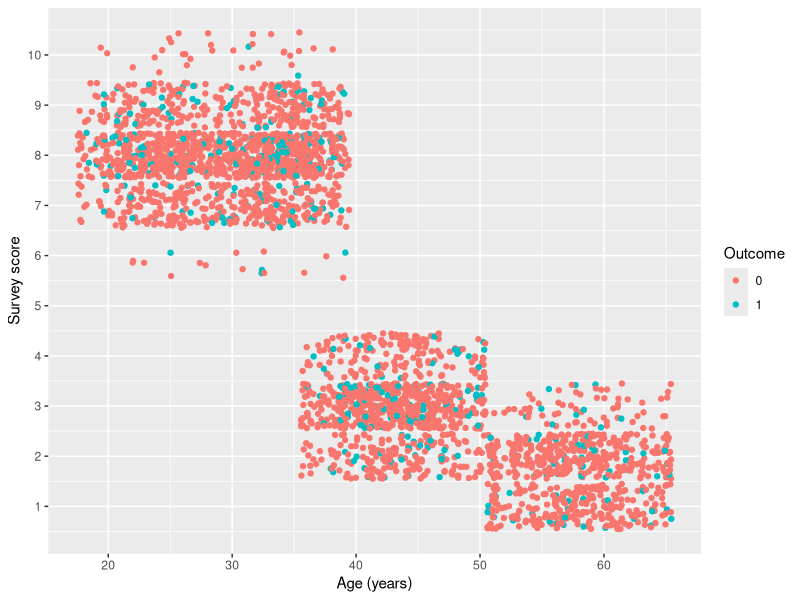
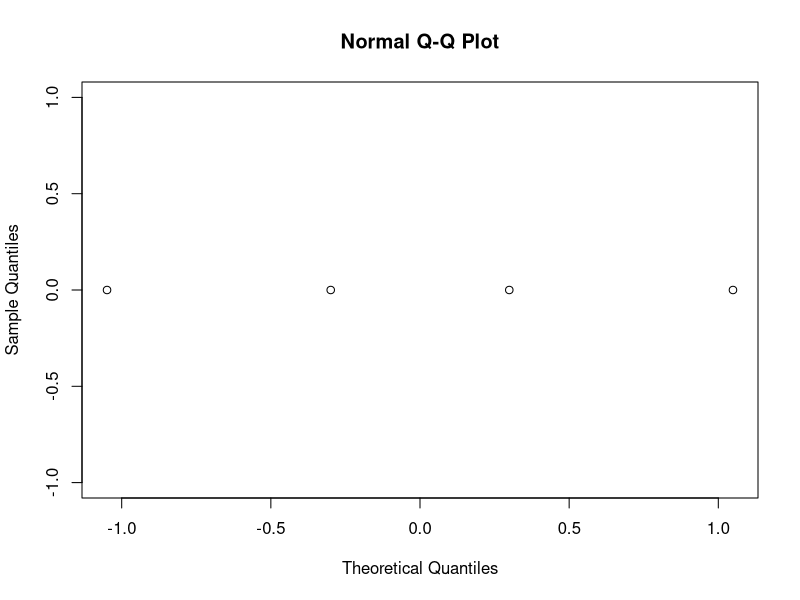
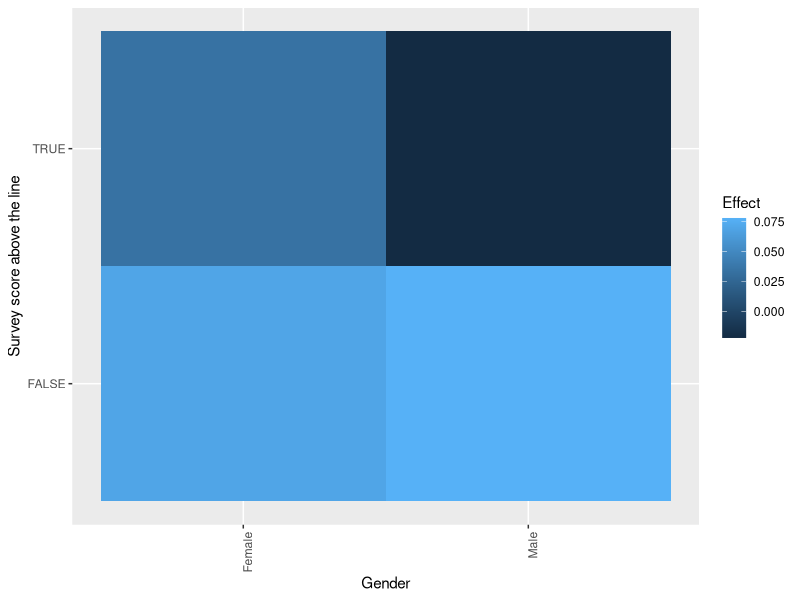

Reproduce these figures in R, in order.
## ---- chunk 1
knitr::opts_chunk$set(warning = FALSE, message = FALSE)
## ---- chunk 2
library(ggplot2)  # for data visualisation 
library(magrittr) # for pipes 
library(dplyr)    # for data wrangling 
library(pwr)      # for determining sample size
library(purrr)    # for applying test to multiple subgroups
library(knitr)    # for kable()
## ---- chunk 3
customers_df <- read.csv("gym_customers_ab.csv")

# we inspect the first 10 rows
knitr::kable(head(customers_df, 10))
## ---- chunk 4
int_breaks_rounded <- function(x, n = 10) pretty(x, n)[round(pretty(x, n), 1) %% 1 == 0]

gg <- ggplot()
gg <- gg + geom_point(position = position_jitter(width = 0.45,
                                                 height = 0.45), 
                      aes(x = customers_df$age,
                          y = customers_df$survey_score,
                          colour = factor(customers_df$outcome)))
gg <- gg + scale_y_continuous(breaks = int_breaks_rounded )
gg <- gg + labs(x = 'Age (years)', y = 'Survey score',
                colour = 'Outcome')
gg

## ---- chunk 5
# count the numbers in each demographic category based on the A/B group
check_a_df <- customers_df %>% 
  filter(group == 'A') %>% 
  select(gender, above) %>% 
  group_by(gender, above) %>% 
  mutate(n_a = n()) %>% 
  distinct()

check_b_df <- customers_df %>% 
  filter(group == 'B') %>% 
  select(gender, above) %>% 
  group_by(gender, above) %>% 
  mutate(n_b = n()) %>% 
  distinct()

# total numbers in each group
n_total_a <- sum(customers_df$group == 'A')
n_total_b <- sum(customers_df$group == 'B')

# proportions in each demographic
check_a_df$p_a <- check_a_df$n_a / n_total_a
check_b_df$p_b <- check_b_df$n_b / n_total_b

# join on demo categories
check_df <- inner_join(check_a_df, check_b_df)

# calculate the difference in proportions
check_df$diff <- check_df$p_a - check_df$p_b

# if there is no bias aside from sampling noise then the difference 
# should be small and normally distributed
qqnorm(y = check_df$diff)

## ---- chunk 6
cond_A <- customers_df$group == 'A'
cond_B <- customers_df$group == 'B'

print('Outcome breakdown:')
cat(paste('A:', sum(customers_df$outcome[cond_A]) / sum(cond_A)))
cat(paste('B:', sum(customers_df$outcome[cond_B]) / sum(cond_B)))
## ---- chunk 7

# prepare data for group A
g_a <- customers_df %>% 
  filter(group == 'A') %>% 
  ungroup() %>% 
  select(gender, above, outcome) %>% 
  group_by(gender, above) %>%
  mutate(n_a = n(), n_a_o = sum(outcome)) %>% 
  select(gender, above, n_a, n_a_o) %>%
  distinct()

g_a$p_a <- g_a$n_a_o / g_a$n_a

g_b <- customers_df %>% 
  filter(group == 'B') %>% 
  ungroup() %>% 
  select(gender, above, outcome) %>% 
  group_by(gender, above) %>%
  mutate(n_b = n(), n_b_o = sum(outcome)) %>% 
  select(gender, above, n_b, n_b_o) %>%
  distinct()

g_b$p_b <- g_b$n_b_o / g_b$n_b

# effect comparison: join on all common column names
effect_comp_df <- inner_join(g_a, g_b)

effect_comp_df$effect <- effect_comp_df$p_b - effect_comp_df$p_a

effect_comp_df$p_value <- pmap(effect_comp_df,
                               ~{prop.test(x = c(..4, ..7), 
                                 n = c(..3, ..6), 
                                 alternative = "less", 
                                 correct = "FALSE")$p.value})

# round values to fit table output
effect_comp_df$p_a <- round(effect_comp_df$p_a, 3)
effect_comp_df$p_b <- round(effect_comp_df$p_b, 3)
effect_comp_df$effect <- round(effect_comp_df$effect, 3)
effect_comp_df$p_value <- round(as.numeric(effect_comp_df$p_value), 4)


# Alternatively we can work out p-values by first using the formula for pooled 
# proportion and then substituting it into the formula for the z-value
#
# effect_comp_df$pooled_p <- (effect_comp_df$n_a_o + effect_comp_df$n_b_o) /
#                            (effect_comp_df$n_a + effect_comp_df$n_b)
#
# effect_comp_df$z_value <- effect_comp_df$effect /
#                           sqrt(effect_comp_df$pooled_p*(1-effect_comp_df$pooled_p)*
#                                (1/effect_comp_df$n_a +1/effect_comp_df$n_b))
# 
# effect_comp_df$p_value <- pnorm(effect_comp_df$z_value, mean = 0, sd = 1, 
#                                 lower.tail = FALSE) 

knitr::kable(effect_comp_df)
## ---- chunk 8

alpha <- 0.0125
output <- pwr.p.test(h = ES.h(p1 = 0.15, p2 = 0.10),n = ,sig.level = alpha,
                   power = 0.80,alternative = "greater")
min_n <- ceiling(output[[2]])
print(paste('Min sample size', min_n))

## ---- chunk 9
effect_comp_df$Significant <- effect_comp_df$p_value < alpha
effect_comp_df$ge_MSS <- effect_comp_df$n_a >= min_n & effect_comp_df$n_b >= min_n

knitr::kable(effect_comp_df)
## ---- chunk 10
plot_df <- effect_comp_df

plot_df$demo_g <- ifelse(plot_df$gender == 'M', 'Male', 'Female')

gg <- ggplot(plot_df, aes(x = demo_g, y = above, fill = effect))
gg <- gg + geom_tile(color = "transparent", size = 0.1)
gg <- gg + labs(x = "Gender", y = "Survey score above the line", fill = "Effect")
gg <- gg + theme(axis.text.x = element_text(angle = 90, hjust = 1))
gg
